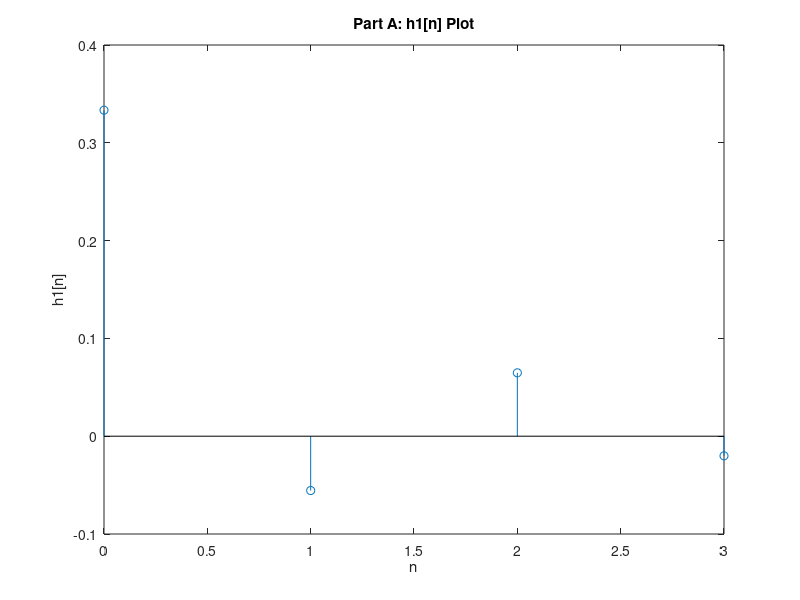
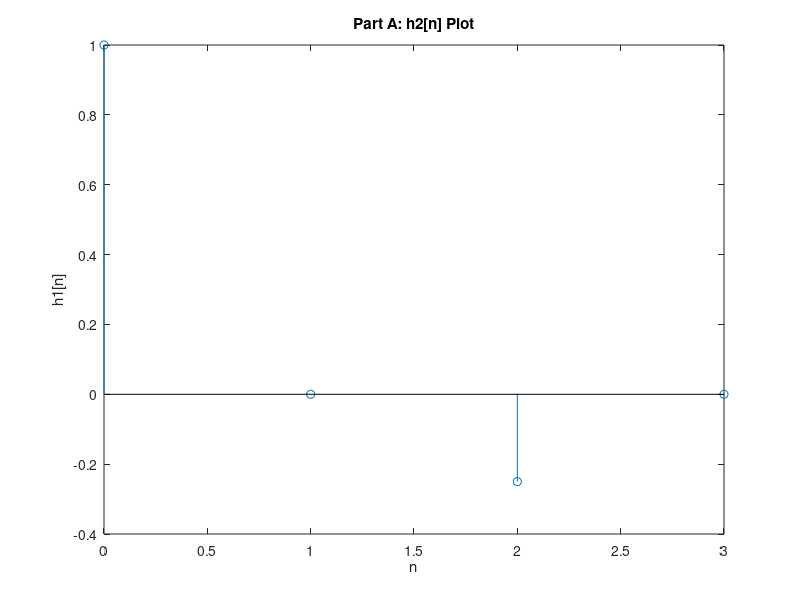

Here is the MATLAB script that generated these plots, in order:
%Part A
%1)
y1 = [1, 1/6, -1/6];
x1 = 1/3;

y2 = [1, 0, 1/4];
x2 = 1;


d =@(n) (n==0);
n = 0:3;

h1 = filter(x1,y1, d(n));
h2 = filter(x2,y2, d(n));
figure
stem(n, h1);
title("Part A: h1[n] Plot")
xlabel("n")
ylabel("h1[n]")
figure
stem(n, h2);
title("Part A: h2[n] Plot")
xlabel("n")
ylabel("h1[n]")

%2
%is found on paper

%h1[3] = 0.0015 from my calculations and that matches with the graph on
%matlab
%h2[3] = 0 from my calculation and that matches with the graph on matlab


